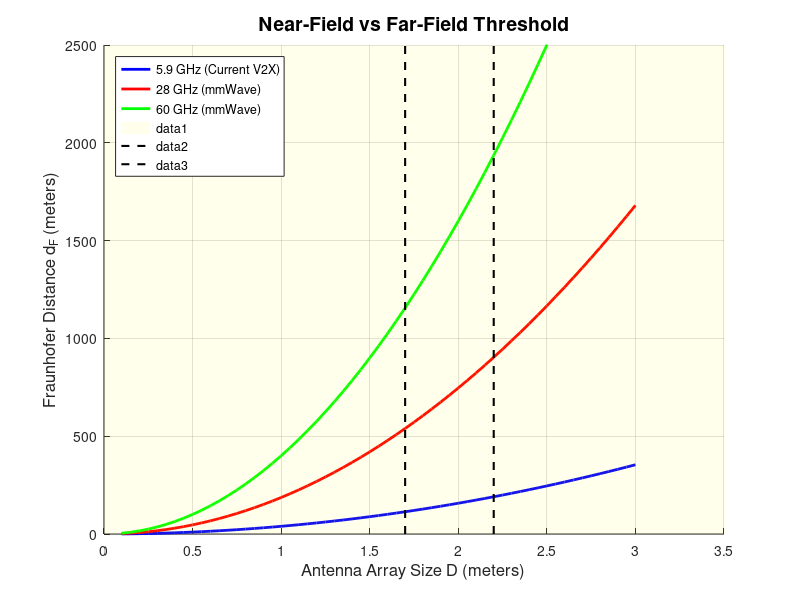

This figure's MATLAB source:
%% Part 1: Fraunhofer Distance Calculator
% This shows when near-field localization is possible

clear; close all; clc;

% Constants
c = 3e8; % Speed of light (m/s)

% Parameters to vary
D = 0.1:0.05:3.0;         % Array size from 10 cm to 3 m
frequencies = [5.9e9, 28e9, 60e9];
freq_labels = {'5.9 GHz (Current V2X)', '28 GHz (mmWave)', '60 GHz (mmWave)'};
colors = {'b', 'r', 'g'};

% Create figure
figure('Position', [100, 100, 800, 600]);
hold on;

% Plot curves with DisplayName
for i = 1:length(frequencies)
    lambda = c / frequencies(i);
    dF = 2 * D.^2 / lambda;
    plot(D, dF, colors{i}, 'LineWidth', 2, 'DisplayName', freq_labels{i});
end

% === YELLOW PLATOONING STRIP ===
patch([0, 50, 50, 0], [0, 0, max(ylim), max(ylim)], 'y', ...
      'FaceAlpha', 0.08, 'EdgeColor', 'none');

% Label the yellow strip
text(25, max(ylim)*0.92, 'Platooning Distance (0-50m)', ...
     'HorizontalAlignment', 'center', 'FontSize', 11, ...
     'FontWeight', 'bold', 'Color', [0.4, 0.4, 0]);

% Labels and styling
xlabel('Antenna Array Size D (meters)', 'FontSize', 12);
ylabel('Fraunhofer Distance d_F (meters)', 'FontSize', 12);
title('Near-Field vs Far-Field Threshold', 'FontSize', 14);

% === LEGEND WITH CUSTOM NAMES ===
legend('Location', 'northwest');  % This will use DisplayName from above

grid on;

% Add reference lines for typical vehicle widths
line([1.7, 1.7], ylim, 'Color', 'k', 'LineStyle', '--', 'LineWidth', 1.5);
line([2.2, 2.2], ylim, 'Color', 'k', 'LineStyle', '--', 'LineWidth', 1.5);
text(1.7, max(ylim)*0.85, 'Car (1.7m)', 'HorizontalAlignment', 'center', 'FontSize', 10);
text(2.2, max(ylim)*0.85, 'Truck (2.2m)', 'HorizontalAlignment', 'center', 'FontSize', 10);


hold off;

% Set axis limits
xlim([0, 3.5]);
ylim([0, 2500]);

% Print key values
fprintf('\n=== Fraunhofer Distance Examples ===\n');
fprintf('Car array (D=1.7m):\n');
fprintf('  at 5.9 GHz: dF = %.1f m\n', 2*1.7^2/(c/5.9e9));
fprintf('  at 28 GHz:  dF = %.1f m\n', 2*1.7^2/(c/28e9));
fprintf('  at 60 GHz:  dF = %.1f m\n', 2*1.7^2/(c/60e9));
fprintf('\nTruck array (D=2.2m):\n');
fprintf('  at 5.9 GHz: dF = %.1f m\n', 2*2.2^2/(c/5.9e9));
fprintf('  at 28 GHz:  dF = %.1f m\n', 2*2.2^2/(c/28e9));
fprintf('  at 60 GHz:  dF = %.1f m\n', 2*2.2^2/(c/60e9));
